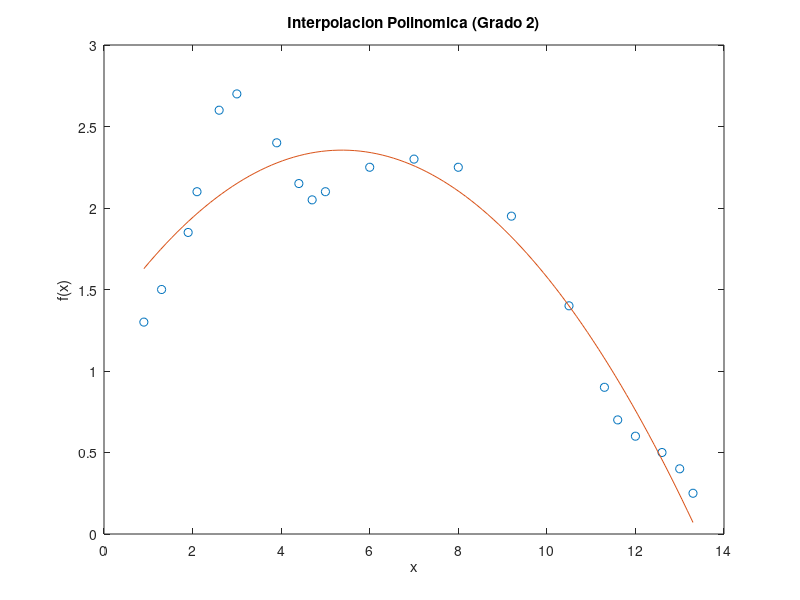
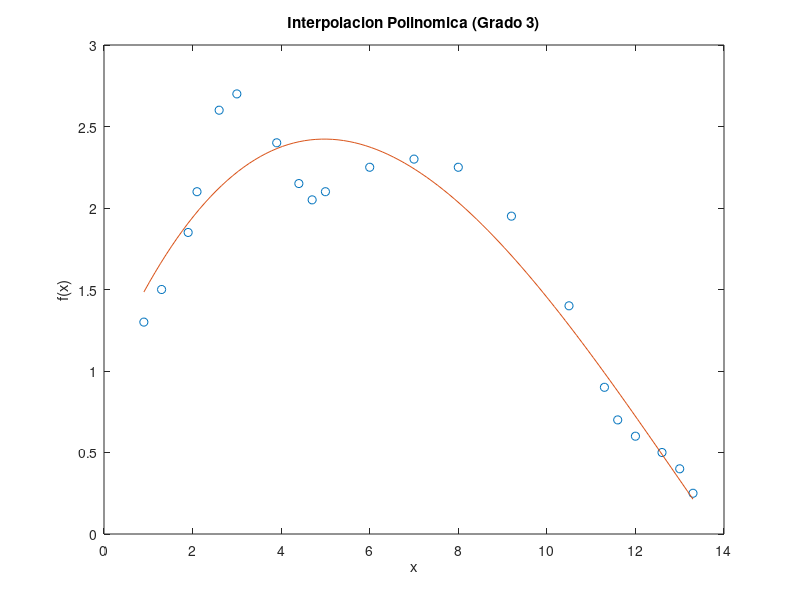
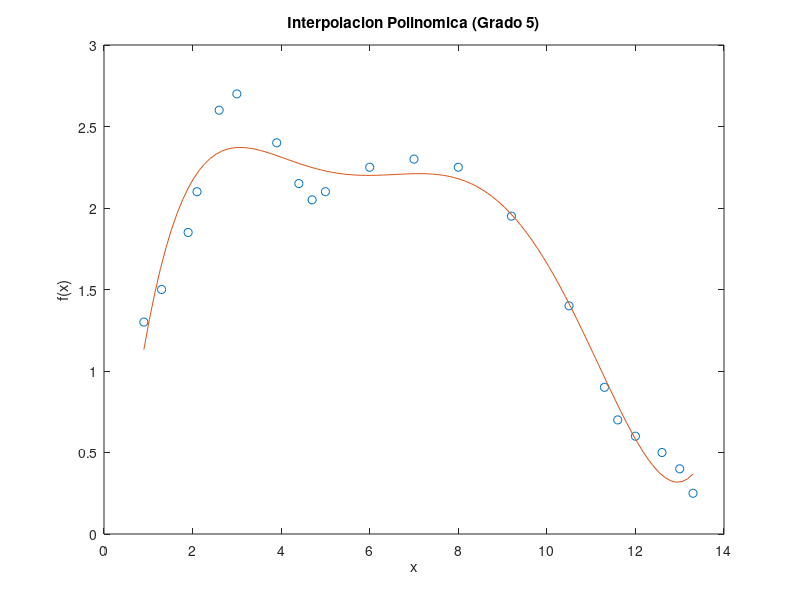
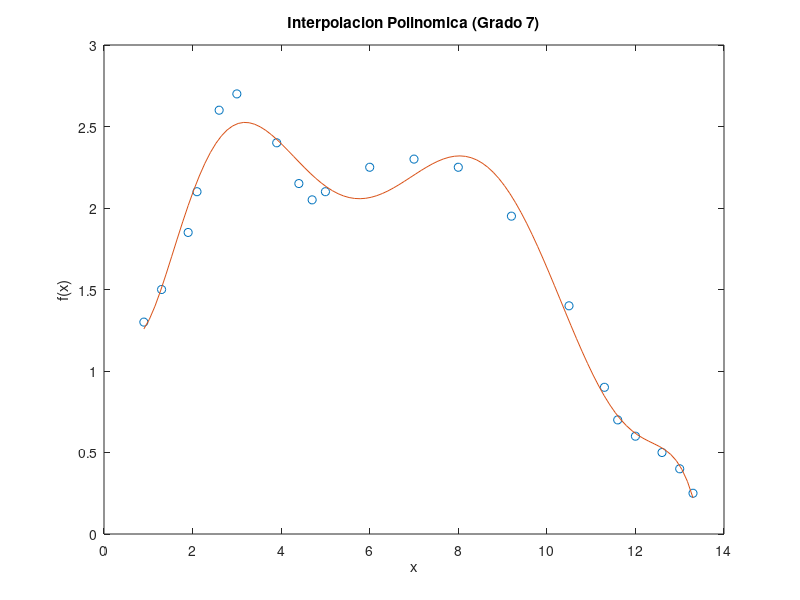

MATLAB code to generate these figures, in order:
%TP3-Ejercicio7-b 

% Borramos la ventana de comandos y las variables previas
clc
clear

% Definir los puntos de datos
x = [0.9, 1.3, 1.9, 2.1, 2.6, 3.0, 3.9, 4.4, 4.7, 5.0, 6.0, 7.0, 8.0, 9.2, 10.5, 11.3, 11.6, 12.0, 12.6, 13.0, 13.3];
y = [1.3, 1.5, 1.85, 2.1, 2.6, 2.7, 2.4, 2.15, 2.05, 2.1, 2.25, 2.3, 2.25, 1.95, 1.4, 0.9, 0.7, 0.6, 0.5, 0.4, 0.25];

% Definimos los grados del polinomio que queremos plotear
degrees = [2, 3, 5, 7, 9];

% Loop para cada grado
for i = 1:length(degrees)
    deg = degrees(i);
    
    % Ajustar el polinomio
    coeffs = polyfit(x, y, deg);
    
    % Evaluar el polinomio en un rango de puntos
    x_eval = linspace(min(x), max(x), 100);
    y_eval = polyval(coeffs, x_eval);
    
    % Graficar el polinomio y los puntos de datos
    figure;
    plot(x, y, 'o', x_eval, y_eval);
    xlabel('x');
    ylabel('f(x)');
    title(['Interpolacion Polinomica (Grado ', num2str(deg), ')']);
end

% Metodo de Interpolacion Polinomial
% Basado en los datos proporcionados, es recomendable 
% utilizar un metodo de interpolacion polinomial para obtener
% un polinomio que interpole los puntos y represente el contorno
% superior de la figura. 
% En particular, propondria utilizar un polinomio
% de grados variables para interpolar los datos 
% y analizar los resultados.
% 
% Justificacion
% 
% La interpolacion polinomial es una opcion
% adecuada para este problema porque:
% 
% Curva suave: Los puntos de datos parecen formar
% una curva suave, que puede ser bien representada
% por un polinomio.
% Flexibilidad: La interpolacion polinomial se puede
% utilizar para ajustar polinomios de diferentes grados,
% lo que nos permite analizar el efecto de diferentes 
% grados en el resultado de la interpolacion.
% Fácil implementacion: La interpolacion polinomial 
% es un metodo sencillo de implementar en MATLAB 
% utilizando las funciones equivalentes
% a polyfit y polyval



% Resultados y Análisis
% 
% Al ejecutar el código, obtenemos las siguientes gráficas 
% para cada grado: 
% Grado 2 
% El polinomio cuadrático proporciona un ajuste razonable
% a los datos, pero es claro que no está capturando las
% sutilezas de la curva. 
% Grado 3 
% El polinomio cúbico proporciona un ajuste mejor a
% los datos, pero todavía no está capturando completamente
% las oscilaciones en la curva.
% Grado 5 
% El polinomio quíntico proporciona un ajuste bueno a
% los datos, capturando las oscilaciones en la curva.
% Sin embargo, está empezando a mostrar signos de sobreajuste.
% Grado 7 
% El polinomio séptico proporciona un ajuste excelente
% a los datos, capturando las oscilaciones y sutilezas
% de la curva. Sin embargo, está claramente sobreajustando
% los datos, lo que puede no ser deseable. 
% Grado 9 
% El polinomio nonico proporciona un ajuste excelente
% a los datos, pero está sobreajustando fuertemente
% los datos, lo que puede no ser deseable.
